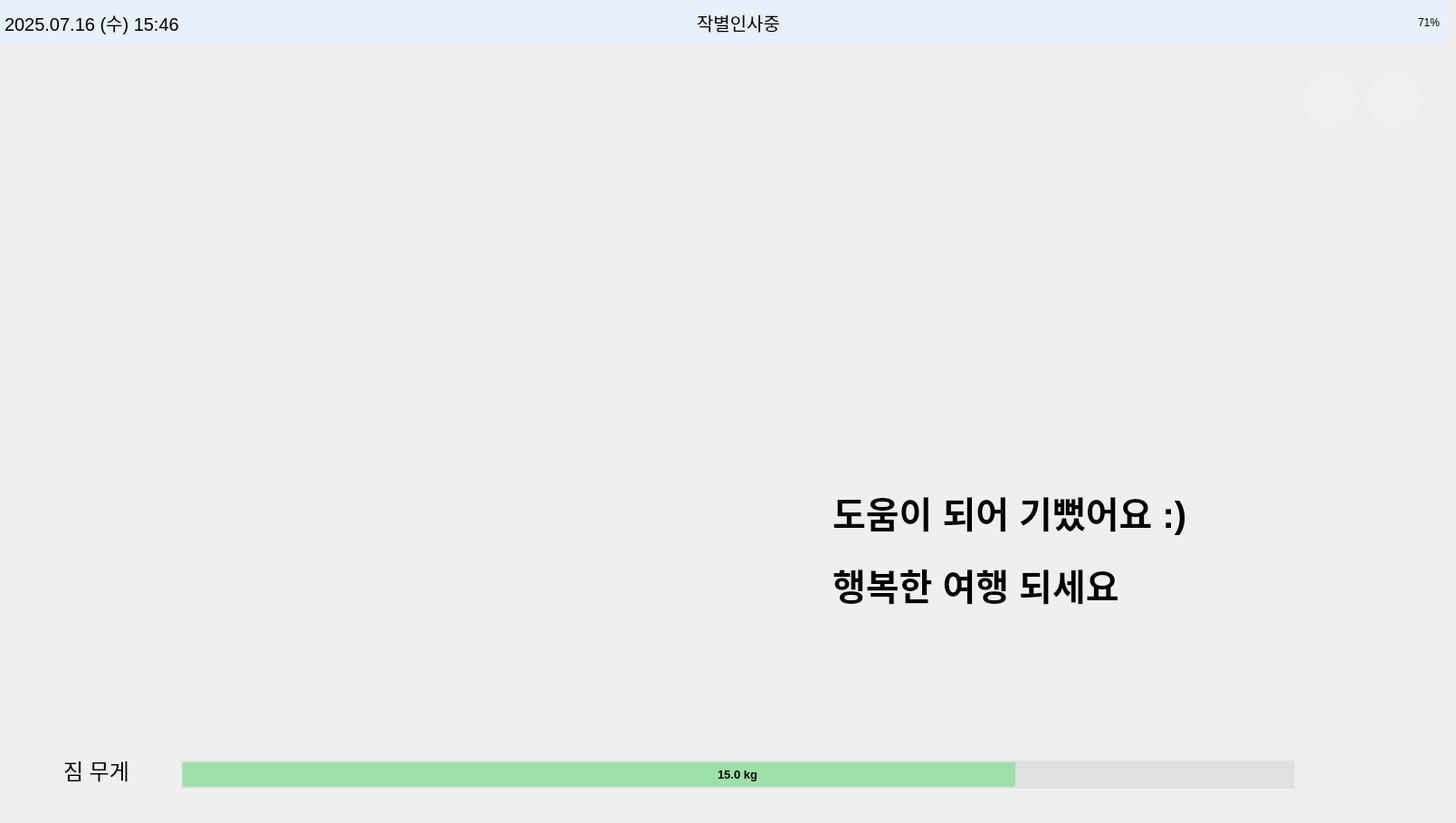
    <widget class="QWidget" name="page_bye">
     <widget class="QPushButton" name="btn_home12">
      <property name="geometry">
       <rect>
        <x>1440</x>
        <y>80</y>
        <width>60</width>
        <height>60</height>
       </rect>
      </property>
      <property name="palette">
       <palette>
        <active>
         <colorrole role="Button">
          <brush brushstyle="SolidPattern">
           <color alpha="255">
            <red>240</red>
            <green>240</green>
            <blue>240</blue>
           </color>
          </brush>
         </colorrole>
         <colorrole role="Base">
          <brush brushstyle="SolidPattern">
           <color alpha="255">
            <red>240</red>
            <green>240</green>
            <blue>240</blue>
           </color>
          </brush>
         </colorrole>
         <colorrole role="Window">
          <brush brushstyle="SolidPattern">
           <color alpha="255">
            <red>240</red>
            <green>240</green>
            <blue>240</blue>
           </color>
          </brush>
         </colorrole>
        </active>
        <inactive>
         <colorrole role="Button">
          <brush brushstyle="SolidPattern">
           <color alpha="255">
            <red>240</red>
            <green>240</green>
            <blue>240</blue>
           </color>
          </brush>
         </colorrole>
         <colorrole role="Base">
          <brush brushstyle="SolidPattern">
           <color alpha="255">
            <red>240</red>
            <green>240</green>
            <blue>240</blue>
           </color>
          </brush>
         </colorrole>
         <colorrole role="Window">
          <brush brushstyle="SolidPattern">
           <color alpha="255">
            <red>240</red>
            <green>240</green>
            <blue>240</blue>
           </color>
          </brush>
         </colorrole>
        </inactive>
        <disabled>
         <colorrole role="Button">
          <brush brushstyle="SolidPattern">
           <color alpha="255">
            <red>240</red>
            <green>240</green>
            <blue>240</blue>
           </color>
          </brush>
         </colorrole>
         <colorrole role="Base">
          <brush brushstyle="SolidPattern">
           <color alpha="255">
            <red>240</red>
            <green>240</green>
            <blue>240</blue>
           </color>
          </brush>
         </colorrole>
         <colorrole role="Window">
          <brush brushstyle="SolidPattern">
           <color alpha="255">
            <red>240</red>
            <green>240</green>
            <blue>240</blue>
           </color>
          </brush>
         </colorrole>
        </disabled>
       </palette>
      </property>
      <property name="styleSheet">
       <string notr="true">QPushButton {
    border: none;
    border-radius: 30px;
    background-color: #F0F0F0;
}</string>
      </property>
      <property name="text">
       <string/>
      </property>
      <property name="icon">
       <iconset>
        <normaloff>icon/home.png</normaloff>icon/home.png</iconset>
      </property>
      <property name="iconSize">
       <size>
        <width>40</width>
        <height>40</height>
       </size>
      </property>
     </widget>
     <widget class="QPushButton" name="btn_back12">
      <property name="geometry">
       <rect>
        <x>1510</x>
        <y>80</y>
        <width>60</width>
        <height>60</height>
       </rect>
      </property>
      <property name="palette">
       <palette>
        <active>
         <colorrole role="Button">
          <brush brushstyle="SolidPattern">
           <color alpha="255">
            <red>240</red>
            <green>240</green>
            <blue>240</blue>
           </color>
          </brush>
         </colorrole>
         <colorrole role="Base">
          <brush brushstyle="SolidPattern">
           <color alpha="255">
            <red>240</red>
            <green>240</green>
            <blue>240</blue>
           </color>
          </brush>
         </colorrole>
         <colorrole role="Window">
          <brush brushstyle="SolidPattern">
           <color alpha="255">
            <red>240</red>
            <green>240</green>
            <blue>240</blue>
           </color>
          </brush>
         </colorrole>
        </active>
        <inactive>
         <colorrole role="Button">
          <brush brushstyle="SolidPattern">
           <color alpha="255">
            <red>240</red>
            <green>240</green>
            <blue>240</blue>
           </color>
          </brush>
         </colorrole>
         <colorrole role="Base">
          <brush brushstyle="SolidPattern">
           <color alpha="255">
            <red>240</red>
            <green>240</green>
            <blue>240</blue>
           </color>
          </brush>
         </colorrole>
         <colorrole role="Window">
          <brush brushstyle="SolidPattern">
           <color alpha="255">
            <red>240</red>
            <green>240</green>
            <blue>240</blue>
           </color>
          </brush>
         </colorrole>
        </inactive>
        <disabled>
         <colorrole role="Button">
          <brush brushstyle="SolidPattern">
           <color alpha="255">
            <red>240</red>
            <green>240</green>
            <blue>240</blue>
           </color>
          </brush>
         </colorrole>
         <colorrole role="Base">
          <brush brushstyle="SolidPattern">
           <color alpha="255">
            <red>240</red>
            <green>240</green>
            <blue>240</blue>
           </color>
          </brush>
         </colorrole>
         <colorrole role="Window">
          <brush brushstyle="SolidPattern">
           <color alpha="255">
            <red>240</red>
            <green>240</green>
            <blue>240</blue>
           </color>
          </brush>
         </colorrole>
        </disabled>
       </palette>
      </property>
      <property name="styleSheet">
       <string notr="true">QPushButton {
    border: none;
    border-radius: 30px;
    background-color: #F0F0F0;
}</string>
      </property>
      <property name="text">
       <string/>
      </property>
      <property name="icon">
       <iconset>
        <normaloff>icon/back.png</normaloff>icon/back.png</iconset>
      </property>
      <property name="iconSize">
       <size>
        <width>40</width>
        <height>40</height>
       </size>
      </property>
     </widget>
     <widget class="QProgressBar" name="weight_bar12">
      <property name="geometry">
       <rect>
        <x>200</x>
        <y>840</y>
        <width>1231</width>
        <height>31</height>
       </rect>
      </property>
      <property name="font">
       <font>
        <pointsize>10</pointsize>
        <weight>75</weight>
        <bold>true</bold>
       </font>
      </property>
      <property name="styleSheet">
       <string notr="true">QProgressBar {
    border: 2px solid #E0E0E0;         /* 테두리: 불투명 회색 */
    border-radius: 30px;               /* 둥글게 */
    background-color: #E0E0E0;         /* 배경: 불투명 연회색 */
    text-align: center;                /* 텍스트 중앙 정렬 */
}

QProgressBar::chunk {
    background-color: rgba(129, 224, 144, 180);   /* 초록색 바 + 투명도 */
    border-radius: 30px;
}
</string>
      </property>
      <property name="maximum">
       <number>20000</number>
      </property>
      <property name="value">
       <number>15000</number>
      </property>
      <property name="format">
       <string>15.0 kg</string>
      </property>
     </widget>
     <widget class="QFrame" name="topbar12">
      <property name="geometry">
       <rect>
        <x>0</x>
        <y>0</y>
        <width>1600</width>
        <height>50</height>
       </rect>
      </property>
      <property name="palette">
       <palette>
        <active>
         <colorrole role="WindowText">
          <brush brushstyle="SolidPattern">
           <color alpha="255">
            <red>0</red>
            <green>0</green>
            <blue>0</blue>
           </color>
          </brush>
         </colorrole>
         <colorrole role="Button">
          <brush brushstyle="SolidPattern">
           <color alpha="255">
            <red>231</red>
            <green>240</green>
            <blue>251</blue>
           </color>
          </brush>
         </colorrole>
         <colorrole role="Light">
          <brush brushstyle="SolidPattern">
           <color alpha="255">
            <red>255</red>
            <green>116</green>
            <blue>116</blue>
           </color>
          </brush>
         </colorrole>
         <colorrole role="Midlight">
          <brush brushstyle="SolidPattern">
           <color alpha="255">
            <red>247</red>
            <green>63</green>
            <blue>63</blue>
           </color>
          </brush>
         </colorrole>
         <colorrole role="Dark">
          <brush brushstyle="SolidPattern">
           <color alpha="255">
            <red>120</red>
            <green>6</green>
            <blue>6</blue>
           </color>
          </brush>
         </colorrole>
         <colorrole role="Mid">
          <brush brushstyle="SolidPattern">
           <color alpha="255">
            <red>160</red>
            <green>7</green>
            <blue>7</blue>
           </color>
          </brush>
         </colorrole>
         <colorrole role="Text">
          <brush brushstyle="SolidPattern">
           <color alpha="255">
            <red>0</red>
            <green>0</green>
            <blue>0</blue>
           </color>
          </brush>
         </colorrole>
         <colorrole role="BrightText">
          <brush brushstyle="SolidPattern">
           <color alpha="255">
            <red>255</red>
            <green>255</green>
            <blue>255</blue>
           </color>
          </brush>
         </colorrole>
         <colorrole role="ButtonText">
          <brush brushstyle="SolidPattern">
           <color alpha="255">
            <red>0</red>
            <green>0</green>
            <blue>0</blue>
           </color>
          </brush>
         </colorrole>
         <colorrole role="Base">
          <brush brushstyle="SolidPattern">
           <color alpha="255">
            <red>231</red>
            <green>240</green>
            <blue>251</blue>
           </color>
          </brush>
         </colorrole>
         <colorrole role="Window">
          <brush brushstyle="SolidPattern">
           <color alpha="255">
            <red>231</red>
            <green>240</green>
            <blue>251</blue>
           </color>
          </brush>
         </colorrole>
         <colorrole role="Shadow">
          <brush brushstyle="SolidPattern">
           <color alpha="255">
            <red>0</red>
            <green>0</green>
            <blue>0</blue>
           </color>
          </brush>
         </colorrole>
         <colorrole role="AlternateBase">
          <brush brushstyle="SolidPattern">
           <color alpha="255">
            <red>247</red>
            <green>133</green>
            <blue>133</blue>
           </color>
          </brush>
         </colorrole>
         <colorrole role="ToolTipBase">
          <brush brushstyle="SolidPattern">
           <color alpha="255">
            <red>255</red>
            <green>255</green>
            <blue>220</blue>
           </color>
          </brush>
         </colorrole>
         <colorrole role="ToolTipText">
          <brush brushstyle="SolidPattern">
           <color alpha="255">
            <red>0</red>
            <green>0</green>
            <blue>0</blue>
           </color>
          </brush>
         </colorrole>
         <colorrole role="PlaceholderText">
          <brush brushstyle="SolidPattern">
           <color alpha="128">
            <red>0</red>
            <green>0</green>
            <blue>0</blue>
           </color>
          </brush>
         </colorrole>
        </active>
        <inactive>
         <colorrole role="WindowText">
          <brush brushstyle="SolidPattern">
           <color alpha="255">
            <red>0</red>
            <green>0</green>
            <blue>0</blue>
           </color>
          </brush>
         </colorrole>
         <colorrole role="Button">
          <brush brushstyle="SolidPattern">
           <color alpha="255">
            <red>231</red>
            <green>240</green>
            <blue>251</blue>
           </color>
          </brush>
         </colorrole>
         <colorrole role="Light">
          <brush brushstyle="SolidPattern">
           <color alpha="255">
            <red>255</red>
            <green>116</green>
            <blue>116</blue>
           </color>
          </brush>
         </colorrole>
         <colorrole role="Midlight">
          <brush brushstyle="SolidPattern">
           <color alpha="255">
            <red>247</red>
            <green>63</green>
            <blue>63</blue>
           </color>
          </brush>
         </colorrole>
         <colorrole role="Dark">
          <brush brushstyle="SolidPattern">
           <color alpha="255">
            <red>120</red>
            <green>6</green>
            <blue>6</blue>
           </color>
          </brush>
         </colorrole>
         <colorrole role="Mid">
          <brush brushstyle="SolidPattern">
           <color alpha="255">
            <red>160</red>
            <green>7</green>
            <blue>7</blue>
           </color>
          </brush>
         </colorrole>
         <colorrole role="Text">
          <brush brushstyle="SolidPattern">
           <color alpha="255">
            <red>0</red>
            <green>0</green>
            <blue>0</blue>
           </color>
          </brush>
         </colorrole>
         <colorrole role="BrightText">
          <brush brushstyle="SolidPattern">
           <color alpha="255">
            <red>255</red>
            <green>255</green>
            <blue>255</blue>
           </color>
          </brush>
         </colorrole>
         <colorrole role="ButtonText">
          <brush brushstyle="SolidPattern">
           <color alpha="255">
            <red>0</red>
            <green>0</green>
            <blue>0</blue>
           </color>
          </brush>
         </colorrole>
         <colorrole role="Base">
          <brush brushstyle="SolidPattern">
           <color alpha="255">
            <red>231</red>
            <green>240</green>
            <blue>251</blue>
           </color>
          </brush>
         </colorrole>
         <colorrole role="Window">
          <brush brushstyle="SolidPattern">
           <color alpha="255">
            <red>231</red>
            <green>240</green>
            <blue>251</blue>
           </color>
          </brush>
         </colorrole>
         <colorrole role="Shadow">
          <brush brushstyle="SolidPattern">
           <color alpha="255">
            <red>0</red>
            <green>0</green>
            <blue>0</blue>
           </color>
          </brush>
         </colorrole>
         <colorrole role="AlternateBase">
          <brush brushstyle="SolidPattern">
           <color alpha="255">
            <red>247</red>
            <green>133</green>
            <blue>133</blue>
           </color>
          </brush>
         </colorrole>
         <colorrole role="ToolTipBase">
          <brush brushstyle="SolidPattern">
           <color alpha="255">
            <red>255</red>
            <green>255</green>
            <blue>220</blue>
           </color>
          </brush>
         </colorrole>
         <colorrole role="ToolTipText">
          <brush brushstyle="SolidPattern">
           <color alpha="255">
            <red>0</red>
            <green>0</green>
            <blue>0</blue>
           </color>
          </brush>
         </colorrole>
         <colorrole role="PlaceholderText">
          <brush brushstyle="SolidPattern">
           <color alpha="128">
            <red>0</red>
            <green>0</green>
            <blue>0</blue>
           </color>
          </brush>
         </colorrole>
        </inactive>
        <disabled>
         <colorrole role="WindowText">
          <brush brushstyle="SolidPattern">
           <color alpha="255">
            <red>120</red>
            <green>6</green>
            <blue>6</blue>
           </color>
          </brush>
         </colorrole>
         <colorrole role="Button">
          <brush brushstyle="SolidPattern">
           <color alpha="255">
            <red>231</red>
            <green>240</green>
            <blue>251</blue>
           </color>
          </brush>
         </colorrole>
         <colorrole role="Light">
          <brush brushstyle="SolidPattern">
           <color alpha="255">
            <red>255</red>
            <green>116</green>
            <blue>116</blue>
           </color>
          </brush>
         </colorrole>
         <colorrole role="Midlight">
          <brush brushstyle="SolidPattern">
           <color alpha="255">
            <red>247</red>
            <green>63</green>
            <blue>63</blue>
           </color>
          </brush>
         </colorrole>
         <colorrole role="Dark">
          <brush brushstyle="SolidPattern">
           <color alpha="255">
            <red>120</red>
            <green>6</green>
            <blue>6</blue>
           </color>
          </brush>
         </colorrole>
         <colorrole role="Mid">
          <brush brushstyle="SolidPattern">
           <color alpha="255">
            <red>160</red>
            <green>7</green>
            <blue>7</blue>
           </color>
          </brush>
         </colorrole>
         <colorrole role="Text">
          <brush brushstyle="SolidPattern">
           <color alpha="255">
            <red>120</red>
            <green>6</green>
            <blue>6</blue>
           </color>
          </brush>
         </colorrole>
         <colorrole role="BrightText">
          <brush brushstyle="SolidPattern">
           <color alpha="255">
            <red>255</red>
            <green>255</green>
            <blue>255</blue>
           </color>
          </brush>
         </colorrole>
         <colorrole role="ButtonText">
          <brush brushstyle="SolidPattern">
           <color alpha="255">
            <red>120</red>
            <green>6</green>
            <blue>6</blue>
           </color>
          </brush>
         </colorrole>
         <colorrole role="Base">
          <brush brushstyle="SolidPattern">
           <color alpha="255">
            <red>231</red>
            <green>240</green>
            <blue>251</blue>
           </color>
          </brush>
         </colorrole>
         <colorrole role="Window">
          <brush brushstyle="SolidPattern">
           <color alpha="255">
            <red>231</red>
            <green>240</green>
            <blue>251</blue>
           </color>
          </brush>
         </colorrole>
         <colorrole role="Shadow">
          <brush brushstyle="SolidPattern">
           <color alpha="255">
            <red>0</red>
            <green>0</green>
            <blue>0</blue>
           </color>
          </brush>
         </colorrole>
         <colorrole role="AlternateBase">
          <brush brushstyle="SolidPattern">
           <color alpha="255">
            <red>240</red>
            <green>11</green>
            <blue>11</blue>
           </color>
          </brush>
         </colorrole>
         <colorrole role="ToolTipBase">
          <brush brushstyle="SolidPattern">
           <color alpha="255">
            <red>255</red>
            <green>255</green>
            <blue>220</blue>
           </color>
          </brush>
         </colorrole>
         <colorrole role="ToolTipText">
          <brush brushstyle="SolidPattern">
           <color alpha="255">
            <red>0</red>
            <green>0</green>
            <blue>0</blue>
           </color>
          </brush>
         </colorrole>
         <colorrole role="PlaceholderText">
          <brush brushstyle="SolidPattern">
           <color alpha="128">
            <red>0</red>
            <green>0</green>
            <blue>0</blue>
           </color>
          </brush>
         </colorrole>
        </disabled>
       </palette>
      </property>
      <property name="styleSheet">
       <string>background-color: #e7f0fb;</string>
      </property>
      <widget class="QLabel" name="label_datetime12">
       <property name="geometry">
        <rect>
         <x>5</x>
         <y>0</y>
         <width>331</width>
         <height>50</height>
        </rect>
       </property>
       <property name="font">
        <font>
         <pointsize>15</pointsize>
        </font>
       </property>
       <property name="text">
        <string>2025.07.16 (수) 15:46</string>
       </property>
      </widget>
      <widget class="QLabel" name="label_battery12">
       <property name="geometry">
        <rect>
         <x>1470</x>
         <y>0</y>
         <width>121</width>
         <height>50</height>
        </rect>
       </property>
       <property name="text">
        <string>71%</string>
       </property>
       <property name="alignment">
        <set>Qt::AlignRight|Qt::AlignTrailing|Qt::AlignVCenter</set>
       </property>
      </widget>
      <widget class="QLabel" name="label_status12">
       <property name="geometry">
        <rect>
         <x>770</x>
         <y>0</y>
         <width>141</width>
         <height>50</height>
        </rect>
       </property>
       <property name="font">
        <font>
         <pointsize>15</pointsize>
         <weight>50</weight>
         <bold>false</bold>
        </font>
       </property>
       <property name="text">
        <string>작별인사중</string>
       </property>
      </widget>
      <widget class="QLabel" name="label_image12">
       <property name="geometry">
        <rect>
         <x>710</x>
         <y>3</y>
         <width>51</width>
         <height>41</height>
        </rect>
       </property>
       <property name="text">
        <string/>
       </property>
       <property name="pixmap">
        <pixmap>icon/작별인사.png</pixmap>
       </property>
       <property name="scaledContents">
        <bool>true</bool>
       </property>
      </widget>
     </widget>
     <widget class="QLabel" name="label_bye_text12">
      <property name="geometry">
       <rect>
        <x>920</x>
        <y>520</y>
        <width>491</width>
        <height>91</height>
       </rect>
      </property>
      <property name="font">
       <font>
        <pointsize>30</pointsize>
        <weight>75</weight>
        <bold>true</bold>
       </font>
      </property>
      <property name="styleSheet">
       <string notr="true">background-color: rgba(255, 255, 255, 0);</string>
      </property>
      <property name="text">
       <string>도움이 되어 기뻤어요 :)</string>
      </property>
      <property name="alignment">
       <set>Qt::AlignLeading|Qt::AlignLeft|Qt::AlignVCenter</set>
      </property>
     </widget>
     <widget class="QLabel" name="label_weight12">
      <property name="geometry">
       <rect>
        <x>70</x>
        <y>830</y>
        <width>101</width>
        <height>41</height>
       </rect>
      </property>
      <property name="font">
       <font>
        <pointsize>18</pointsize>
       </font>
      </property>
      <property name="styleSheet">
       <string notr="true">QLabel {
    color: #000000;  /* 원하는 색상 코드로 변경 */
}
</string>
      </property>
      <property name="text">
       <string>짐 무게</string>
      </property>
      <property name="alignment">
       <set>Qt::AlignLeading|Qt::AlignLeft|Qt::AlignVCenter</set>
      </property>
     </widget>
     <widget class="QLabel" name="label_bye_text12_2">
      <property name="geometry">
       <rect>
        <x>920</x>
        <y>620</y>
        <width>321</width>
        <height>51</height>
       </rect>
      </property>
      <property name="font">
       <font>
        <pointsize>30</pointsize>
        <weight>75</weight>
        <bold>true</bold>
       </font>
      </property>
      <property name="styleSheet">
       <string notr="true">background-color: rgba(255, 255, 255, 0);</string>
      </property>
      <property name="text">
       <string>행복한 여행 되세요</string>
      </property>
      <property name="alignment">
       <set>Qt::AlignLeading|Qt::AlignLeft|Qt::AlignVCenter</set>
      </property>
     </widget>
     <widget class="QLabel" name="label_bye_icon12">
      <property name="geometry">
       <rect>
        <x>1200</x>
        <y>600</y>
        <width>101</width>
        <height>71</height>
       </rect>
      </property>
      <property name="font">
       <font>
        <pointsize>30</pointsize>
        <weight>75</weight>
        <bold>true</bold>
       </font>
      </property>
      <property name="styleSheet">
       <string notr="true">QLabel {
    background-color: transparent;  /* 배경 투명 */
}
</string>
      </property>
      <property name="text">
       <string/>
      </property>
      <property name="pixmap">
       <pixmap>icon/작별인사.png</pixmap>
      </property>
      <property name="scaledContents">
       <bool>true</bool>
      </property>
      <property name="alignment">
       <set>Qt::AlignLeading|Qt::AlignLeft|Qt::AlignVCenter</set>
      </property>
     </widget>
     <widget class="QLabel" name="label_arcs_img_2">
      <property name="geometry">
       <rect>
        <x>200</x>
        <y>150</y>
        <width>691</width>
        <height>551</height>
       </rect>
      </property>
      <property name="font">
       <font>
        <pointsize>30</pointsize>
        <weight>75</weight>
        <bold>true</bold>
       </font>
      </property>
      <property name="styleSheet">
       <string notr="true">QLabel {
    background-color: transparent;  /* 배경 투명 */
}
</string>
      </property>
      <property name="text">
       <string/>
      </property>
      <property name="pixmap">
       <pixmap>icon/로봇음성2.png</pixmap>
      </property>
      <property name="scaledContents">
       <bool>true</bool>
      </property>
      <property name="alignment">
       <set>Qt::AlignLeading|Qt::AlignLeft|Qt::AlignVCenter</set>
      </property>
     </widget>
     <widget class="QLabel" name="label_background12">
      <property name="geometry">
       <rect>
        <x>0</x>
        <y>50</y>
        <width>1600</width>
        <height>850</height>
       </rect>
      </property>
      <property name="text">
       <string/>
      </property>
      <property name="pixmap">
       <pixmap>icon/background.jpeg</pixmap>
      </property>
      <property name="scaledContents">
       <bool>true</bool>
      </property>
     </widget>
     <zorder>label_background12</zorder>
     <zorder>btn_home12</zorder>
     <zorder>btn_back12</zorder>
     <zorder>weight_bar12</zorder>
     <zorder>topbar12</zorder>
     <zorder>label_bye_text12</zorder>
     <zorder>label_weight12</zorder>
     <zorder>label_bye_text12_2</zorder>
     <zorder>label_bye_icon12</zorder>
     <zorder>label_arcs_img_2</zorder>
    </widget>
